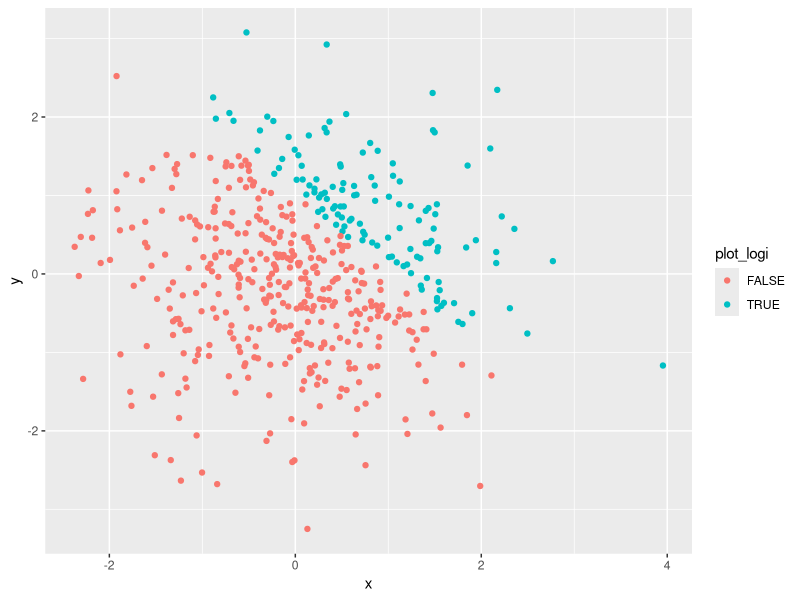
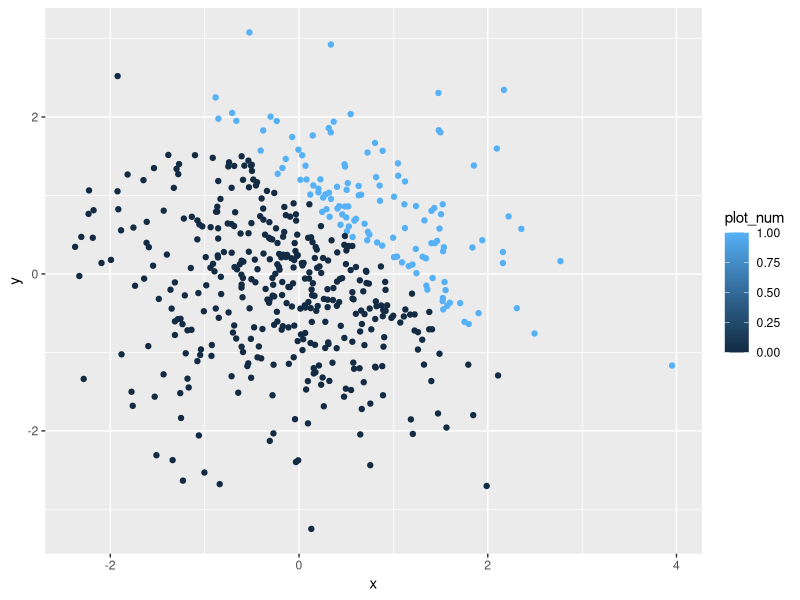
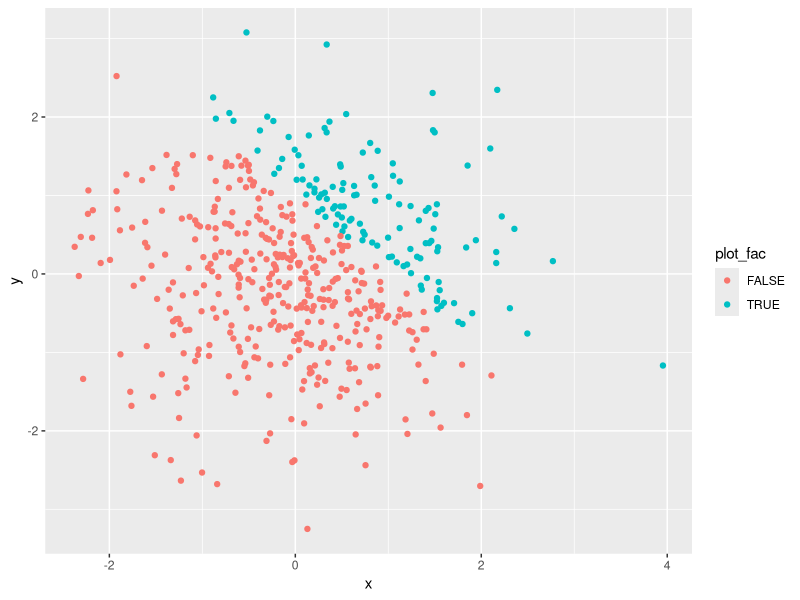
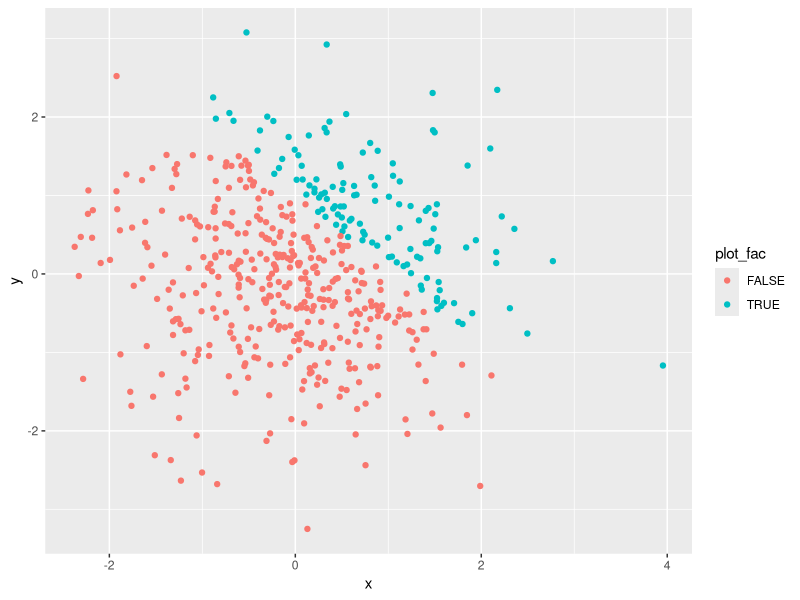
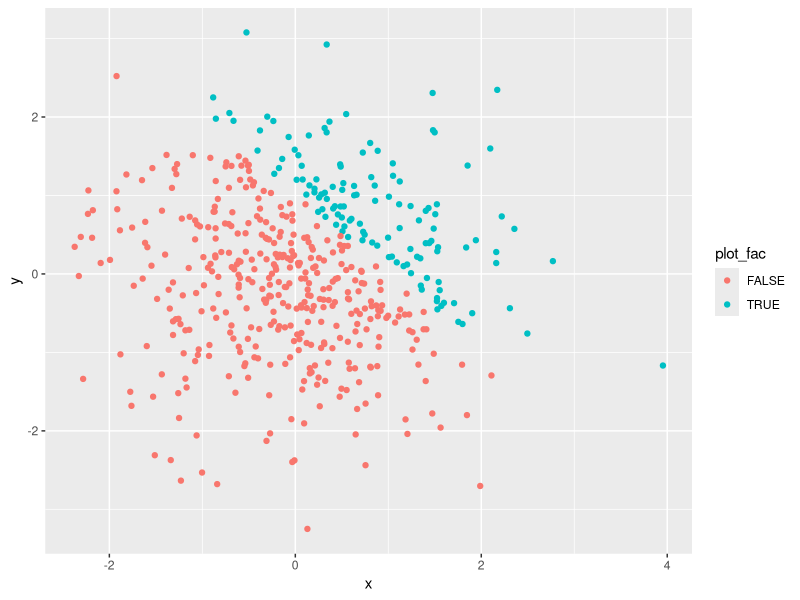
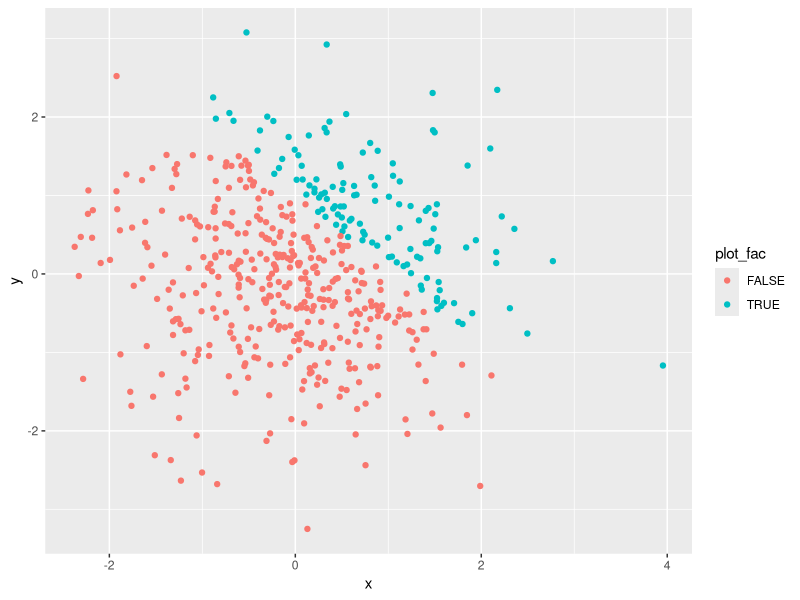

The R script that drew these images, in order:
## ---- chunk 1
#setup dataframe
library(tidyverse)

df = tibble(
  norm_distri = rnorm(8, 0, 1),
  vec_logi = norm_distri > 0,
  vec_char = c("1", "2", "3", "4", "5", "6", "7", "8"),
  vec_fac = factor(c("1", "2", "1", "1", "1", "1","2","2"))
)

#Take the mean of each data types in df
#The mean of character vector and factor vector do not work.
mean(df$norm_distri)
mean(df$vec_logi)
mean(df$vec_char)
mean(df$vec_fac)

#make numeric
num_logi = as.numeric(df$vec_logi)
num_char = as.numeric(df$vec_char)
num_fac = as.numeric(df$vec_fac)
## ---- chunk 2
#convert the logical vector to numeric, and multiply the random sample by the result
num_logi = as.numeric(df$vec_logi)
product_logi_num = num_logi * df$norm_distri

#convert the logical vector to a factor, and multiply the random sample by the result
fac_logi = as.factor(df$vec_logi)
product_logi_fac = fac_logi * df$norm_distri
#‘*’ not meaningful for factors

#convert the logical vector to a factor and then convert the result to numeric, and multiply the random sample by the result
num_logi_fact = as.numeric(as.factor(df$vec_logi))
product_num_logi_fac = num_logi_fact * df$norm_distri
## ---- chunk 3
#setup new dataframe for plot
plotdata = tibble(
  x = rnorm(500, 0, 1),
  y = rnorm(500, 0, 1),
  plot_logi = x + y > 1,
  plot_num = as.numeric(plot_logi),
  plot_fac = as.factor(plot_logi)
)
## ---- chunk 4
ggplot(plot1, data = plotdata, mapping = aes(x = x, y = y, colour = plot_logi)) + geom_point()
ggplot(plot2, data = plotdata, mapping = aes(x = x, y = y, colour = plot_num)) + geom_point()
ggplot(plot3, data = plotdata, mapping = aes(x = x, y = y, colour = plot_fac)) + geom_point()

ggsave("plot1.png")
ggsave("plot2.png")
ggsave("plot3.png")
